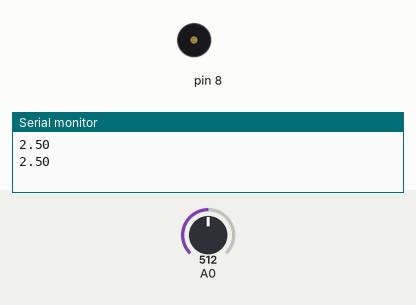
This sketch was run on a simulated Arduino Uno, built with avr-gcc and run on an emulated ATmega328P. Parts: buzzer (waves = sounding), the last lines printed to the serial monitor. The test bench sets the inputs (shaded band); at power-on: A0 = 512.

Above: at 1.8 s.
1.9 s: A0 set to 812
3.4 s: A0 set to 827
At 4.1 s:
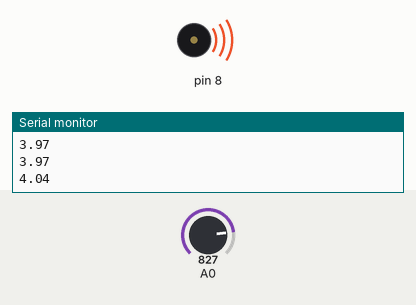
6.9 s: A0 set to 122
At 7.3 s:
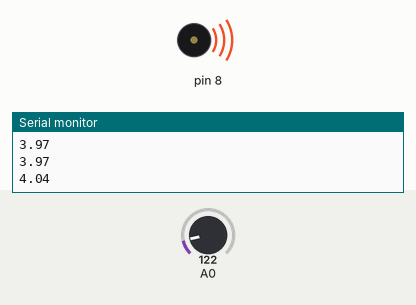
11.0 s: A0 set to 900
At 11.7 s:
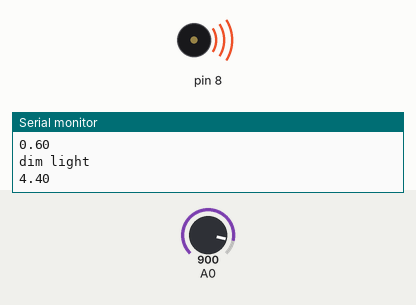
14.5 s: A0 set to 716
At 16.3 s:
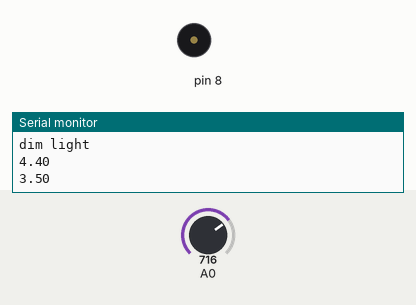
Timing chart, 0 to 17.1 s (numbered marks = the images above; inputs shaded):
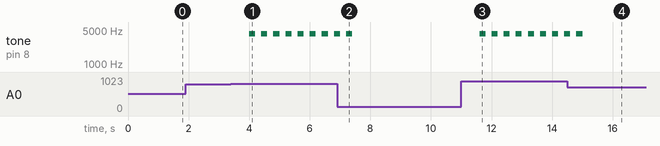

Measured:
- the behaviour switches between 818 and 819 on A0 (found by bisection; images 0 and 1)
- after the input at 3.4 s, tone on pin 8: alternates 4186 Hz for 0.20 s and silent for 0.20 s, starting after 0.60 s
- after the input at 6.9 s, tone on pin 8: goes on until 7.4 s, then stays silent
- after the input at 11.0 s, tone on pin 8: alternates 4186 Hz for 0.20 s and silent for 0.20 s, starting after 0.61 s
- after the input at 14.5 s, tone on pin 8: goes on until 15.0 s, then stays silent

The sketch:

4redar.ino
```cpp
#include "pitches.h"

int melody[]={
  NOTE_C1,
  NOTE_D2,
  NOTE_E4,
  NOTE_F6,
  NOTE_C8
  };
int noteDuration=500;
int shortDuration=200;

void setup() {
  // initialize serial communication at 9600 bits per second:
  Serial.begin(9600);
}

void loop() {
  int sensorValue = analogRead(A0);
  float voltage = sensorValue * (5.0 / 1023.0);
  //test output检验输出电压:
  Serial.println(voltage);

  //随着亮度降低，蜂鸣器发出的音调逐渐升高
  //在亮度很低的情况下，设置使蜂鸣器发出急促高音
  if(voltage>=0&&voltage<1){
    tone(8,melody[0],noteDuration);
    Serial.println("dim light");
  }
  else if(voltage>=1 &&voltage<2){
    tone(8,melody[1],noteDuration);
  }
  else if(voltage>=2 &&voltage<3){
    tone(8,melody[2],noteDuration);
  }
  else if(voltage>=3 &&voltage<4){
    tone(8,melody[3],noteDuration);
  }
  else {
    for(int i=0;i<9;++i){
      tone(8,melody[4],shortDuration);
      delay(400);
    }
  }
  noTone(8);
  delay(1000);
}
```

pitches.h
```cpp
/*************************************************
 * Public Constants
 *************************************************/

#define NOTE_B0  31
#define NOTE_C1  33
#define NOTE_CS1 35
#define NOTE_D1  37
#define NOTE_DS1 39
#define NOTE_E1  41
#define NOTE_F1  44
#define NOTE_FS1 46
#define NOTE_G1  49
#define NOTE_GS1 52
#define NOTE_A1  55
#define NOTE_AS1 58
#define NOTE_B1  62
#define NOTE_C2  65
#define NOTE_CS2 69
#define NOTE_D2  73
#define NOTE_DS2 78
#define NOTE_E2  82
#define NOTE_F2  87
#define NOTE_FS2 93
#define NOTE_G2  98
#define NOTE_GS2 104
#define NOTE_A2  110
#define NOTE_AS2 117
#define NOTE_B2  123
#define NOTE_C3  131
#define NOTE_CS3 139
#define NOTE_D3  147
#define NOTE_DS3 156
#define NOTE_E3  165
#define NOTE_F3  175
#define NOTE_FS3 185
#define NOTE_G3  196
#define NOTE_GS3 208
#define NOTE_A3  220
#define NOTE_AS3 233
#define NOTE_B3  247
#define NOTE_C4  262
#define NOTE_CS4 277
#define NOTE_D4  294
#define NOTE_DS4 311
#define NOTE_E4  330
#define NOTE_F4  349
#define NOTE_FS4 370
#define NOTE_G4  392
#define NOTE_GS4 415
#define NOTE_A4  440
#define NOTE_AS4 466
#define NOTE_B4  494
#define NOTE_C5  523
#define NOTE_CS5 554
#define NOTE_D5  587
#define NOTE_DS5 622
#define NOTE_E5  659
#define NOTE_F5  698
#define NOTE_FS5 740
#define NOTE_G5  784
#define NOTE_GS5 831
#define NOTE_A5  880
#define NOTE_AS5 932
#define NOTE_B5  988
#define NOTE_C6  1047
#define NOTE_CS6 1109
#define NOTE_D6  1175
#define NOTE_DS6 1245
#define NOTE_E6  1319
#define NOTE_F6  1397
#define NOTE_FS6 1480
#define NOTE_G6  1568
#define NOTE_GS6 1661
#define NOTE_A6  1760
#define NOTE_AS6 1865
#define NOTE_B6  1976
#define NOTE_C7  2093
#define NOTE_CS7 2217
#define NOTE_D7  2349
#define NOTE_DS7 2489
#define NOTE_E7  2637
#define NOTE_F7  2794
#define NOTE_FS7 2960
#define NOTE_G7  3136
#define NOTE_GS7 3322
#define NOTE_A7  3520
#define NOTE_AS7 3729
#define NOTE_B7  3951
#define NOTE_C8  4186
#define NOTE_CS8 4435
#define NOTE_D8  4699
#define NOTE_DS8 4978
```
